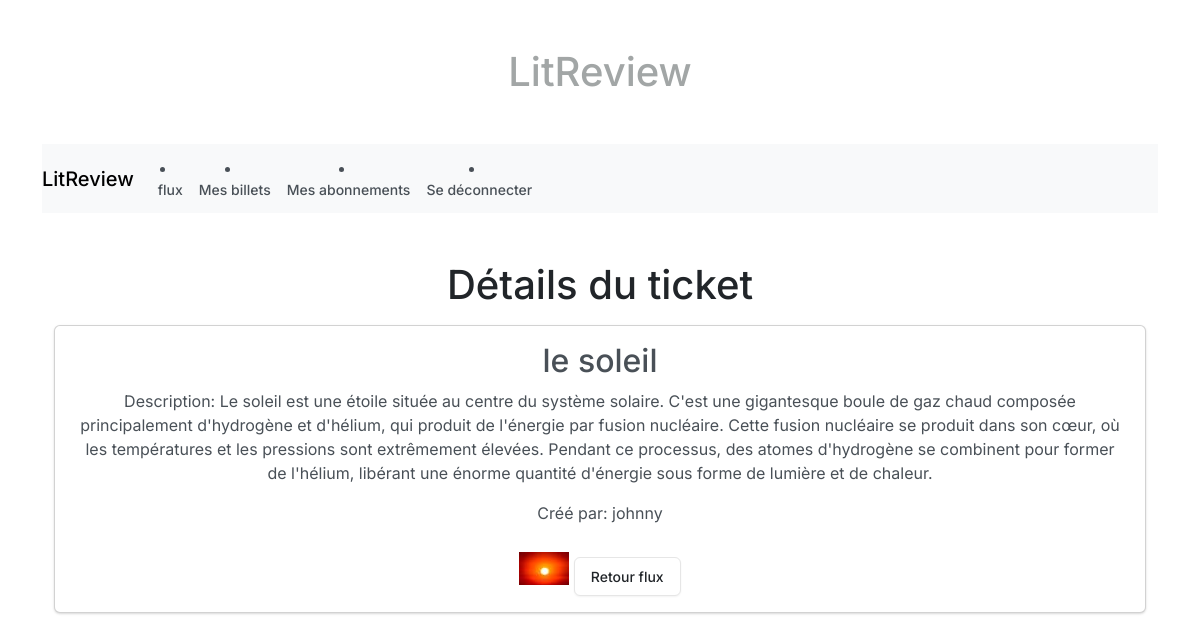
Screenshot of /ticket/60/ (signed in) with the database file from the repository.
### litreviewApp/models.py (models this page shows, shortened)
class Ticket(models.Model):
    title = models.CharField(max_length=128)
    description = models.TextField(max_length=2048)
    created_by = models.ForeignKey(settings.AUTH_USER_MODEL, on_delete=models.CASCADE)
    created_at = models.DateTimeField(auto_now_add=True)
    updated_at = models.DateTimeField(auto_now=True)
    image = models.ImageField(upload_to="ticket_images/", null=True, blank=True)

### litreviewApp/views.py (the view)
# urls.py: path("ticket/<int:ticket_id>/", ticket_detail_view, name="ticket_detail"),
@login_required
def ticket_detail_view(request, ticket_id):
    ticket = get_object_or_404(Ticket, id=ticket_id)
    return render(request, "litreviewApp/detail_ticket.html", {"ticket": ticket})

### litreviewApp/templates/litreviewApp/detail_ticket.html (shortened to what this page needs)
{% extends 'base.html' %} {% load static %} {% block content %}
<div class="container mt-5">
  <h1>Détails du ticket</h1>
  <div class="card my-3">
    <div class="card-body">
      <h2 class="card-title">{{ ticket.title }}</h2>
      <p class="card-text">Description: {{ ticket.description }}</p>
      <p class="card-text">Créé par: {{ ticket.created_by }}</p>
      {% if ticket.image %}
      <img
        src="{{ ticket.image.url }}"
        alt="{{ ticket.title }}"
        class="img-fluid"
      />
      {% else %}
      <p class="card-text">Pas d'image disponible</p>
      {% endif %}
      <a href="{% url 'flux' %}" class="btn btn-secondary mt-3">Retour flux</a>
    </div>
  </div>
</div>
{% endblock %}

### static/css/styles.css (style rules this page uses)
a { text-decoration: none; }

### rows the page displays
Ticket: title "le soleil", description "Le soleil est une étoile située au centre du système solaire. C'est une gigantesque boule de gaz chaud composée principalement d'hydrogène et d'hélium, qui produit de l'énergie par fusion nucléaire. Cette fusion nucléaire se produit dans son cœur, où les températures et les pressions sont extrêmement élevées. Pendant ce processus, des atomes d'hydrogène se combinent pour former de l'hélium, libérant une énorme quantité d'énergie sous forme de lumière et de chaleur.", created_by "johnny"
